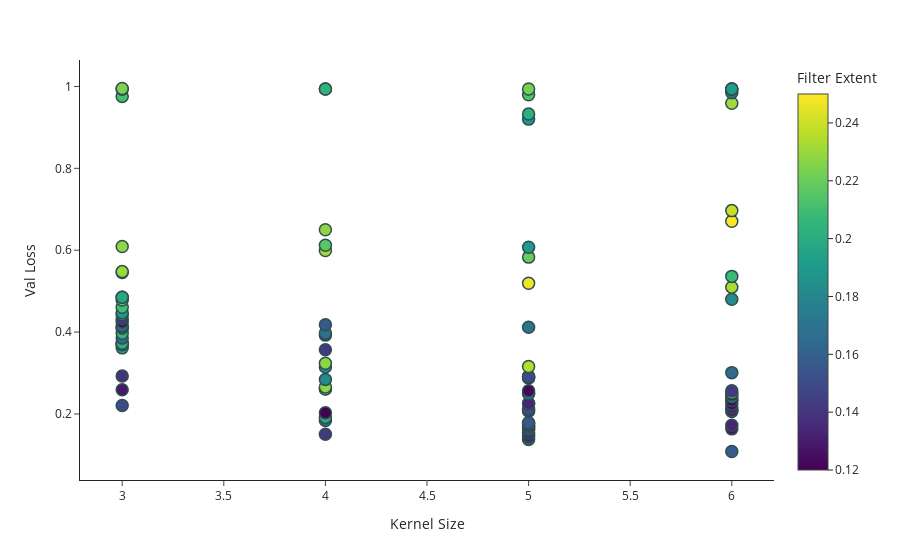

Notebook code cell kept with this figure:
### Code cell
fig = px.scatter(data, x="Kernel Size", y="Val Loss", color="Filter Extent")
fig.update_traces(marker=dict(size=12,
                line=dict(width=1.5,
                            color='DarkSlateGrey')))
fig.show()
